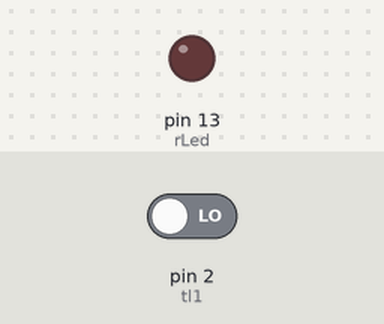
Bench run of a sketch on a simulated Arduino Uno, built with avr-gcc and run on an emulated ATmega328P. Shown: output pins drawn as LEDs (lit = HIGH). Inputs (shaded band) come from the test bench; at power-on: pin 2 (tl1) LOW.

Above: at 1.2 s.
1.3 s: pin 2 (tl1) driven HIGH
At 2.4 s:
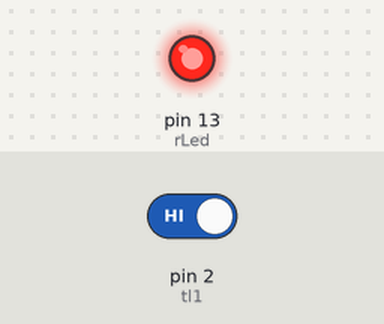
2.8 s: pin 2 (tl1) driven LOW
At 3.6 s:
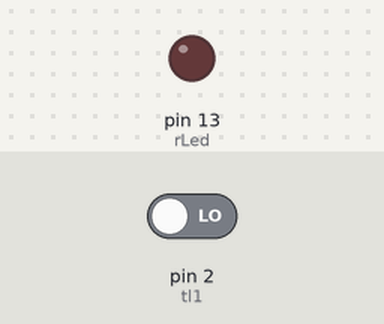
Timing chart, 0 to 5.8 s (numbered marks = the images above; inputs shaded):
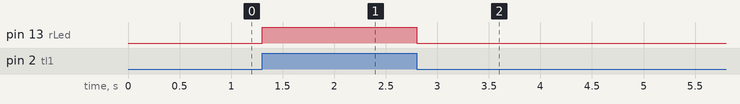

The sketch:

digi_2_butts_hold.ino
```cpp
const byte rLed = 13; // cervena LED
const byte tl1 = 2; // tlacitko 1

void setup(){
  pinMode(rLed, OUTPUT);
  pinMode(tl1, INPUT);
}

void loop(){
  if (digitalRead(tl1))
    digitalWrite(rLed, HIGH);
  else
    digitalWrite(rLed, LOW);
}
```

Measured:
- after the input at 1.3 s, pin 13 (rLed): LOW → HIGH at once
- after the input at 2.8 s, pin 13 (rLed): HIGH → LOW at once
